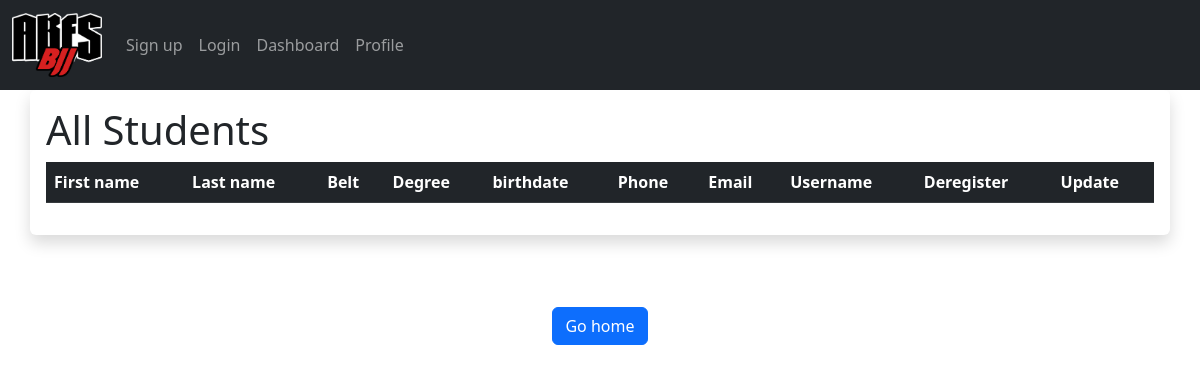
Page /dashboard on the earlier database version.
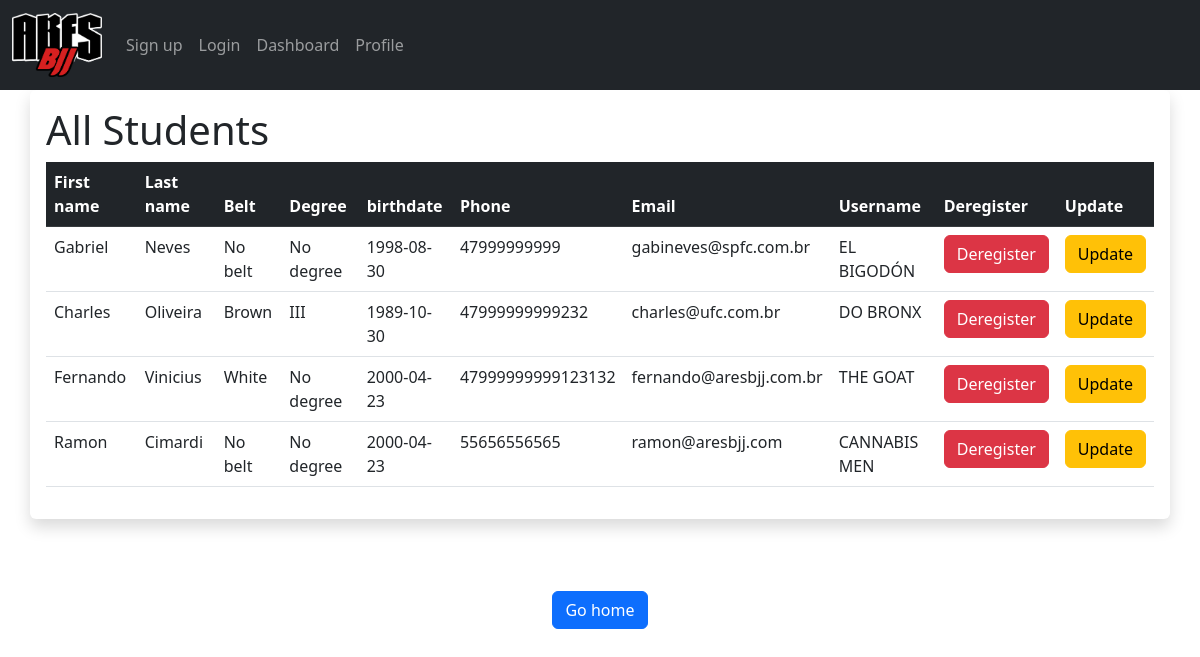
Same page on the later database version.
### app.py (models this page shows, shortened)
class users(db.Model):
    id = db.Column(db.Integer, primary_key=True)
    first_name = db.Column(db.String(50), nullable=False)
    last_name = db.Column(db.String(50), nullable=False)
    birthdate = db.Column(db.Date, nullable=False)
    belt = db.Column(db.String(50), nullable=False)
    degree = db.Column(db.String(50), nullable=False)
    email = db.Column(db.String(50), nullable=False, unique=True)
    phone = db.Column(db.String(50), nullable=False, unique=True)
    username =  db.Column(db.String(25), nullable=False, unique=True)
    password_hash = db.Column(db.String(), nullable=False)
    @property
    def password(self):
        raise AttributeError('password is not a readable attribute!')
    date_added = db.Column(db.Date, default=datetime.utcnow)

### app.py (the view)
@app.route("/dashboard")
def dashboard():
    our_users = users.query.order_by(users.date_added)
    return render_template("dashboard.html", our_users=our_users)

### templates/dashboard.html (shortened to what this page needs)
{% extends "layout.html" %}
{% block body %}
<div class="container shadow p-3 mb-5 bg-body rounded">
    <h1>All Students</h1>
        <table class="table">
            <thead class="table-dark">
                <tr>
                    <th>First name</th>
                    <th>Last name</th>
                    <th>Belt</th>
                    <th>Degree</th>
                    <th>birthdate</th>
                    <th>Phone</th>
                    <th>Email</th>
                    <th>Username</th>
                    <th>Deregister</th>
                    <th>Update</th>
                </tr>
            </thead>
            <tbody>
                {% for user in our_users %}
                    <tr>
                        <td>{{ user.first_name }}</td>
                        <td>{{ user.last_name }}</td>
                        <td>{{ user.belt }}</td>
                        <td>{{ user.degree }}</td>
                        <td>{{ user.birthdate }}</td>
                        <td>{{ user.phone }}</td>
                        <td>{{ user.email }}</td>
                        <td>{{ user.username }}</td>
                        <td>
                            <form action="{{ url_for('deregister', id=user.id) }}" method="POST">
                                <button class="btn btn-danger" type="submit" value="Deregister">Deregister</button>
                            </form>
                        </td>
                        <td>
                                <a href="{{ url_for('update', id=user.id) }}"><button class="btn btn-warning" type="submit" value="Update">Update</button></a>
                        </td>
                    </tr>
                {% endfor %}
            </tbody>
        </table>
</div>
<center>
    <br><a href="/"><button class="btn btn-primary">Go home</button></a>
</center>
{% endblock %}

### templates/layout.html (shortened to what this page needs)
<!DOCTYPE html>
<html lang="en">
  <head>
    <link href="https://cdn.jsdelivr.net/npm/bootstrap@5.2.0/dist/css/bootstrap.min.css" rel="stylesheet">
  </head>
  <body>
    <nav class="navbar navbar-expand-lg bg-primary navbar-dark bg-dark">
      <div class="container-fluid">
        <a class="navbar-brand" href="/"> <img src="/static/ares logos/ares_new_logo_trimmed.png" alt="" width="90"></a>
        <div class="collapse navbar-collapse" id="navbarNavAltMarkup">
          <div class="navbar-nav">
            <a class="nav-link" href="/signup">Sign up</a>
            <a class="nav-link" href="/login">Login</a>
            <a class ="nav-link" href="/dashboard">Dashboard</a>
            <a class ="nav-link" href="/profile">Profile</a>
          </div>
        </div>
      </div>
    </nav>
    {% block body %}{% endblock %}
  </body>
</html>

Differences in the rows shown:
added users: first_name "Gabriel", last_name "Neves", belt "No belt", degree "No degree", birthdate "1998-08-30", phone "47999999999", email "gabineves@spfc.com.br", username "EL BIGODÓN"
added users: first_name "Charles", last_name "Oliveira", belt "Brown", degree "III", birthdate "1989-10-30", phone "47999999999232", email "charles@ufc.com.br", username "DO BRONX"
added users: first_name "Fernando", last_name "Vinicius", belt "White", degree "No degree", birthdate "2000-04-23", phone "47999999999123132", email "fernando@aresbjj.com.br", username "THE GOAT"
added users: first_name "Ramon", last_name "Cimardi", belt "No belt", degree "No degree", birthdate "2000-04-23", phone "55656556565", email "ramon@aresbjj.com", username "CANNABIS MEN"
